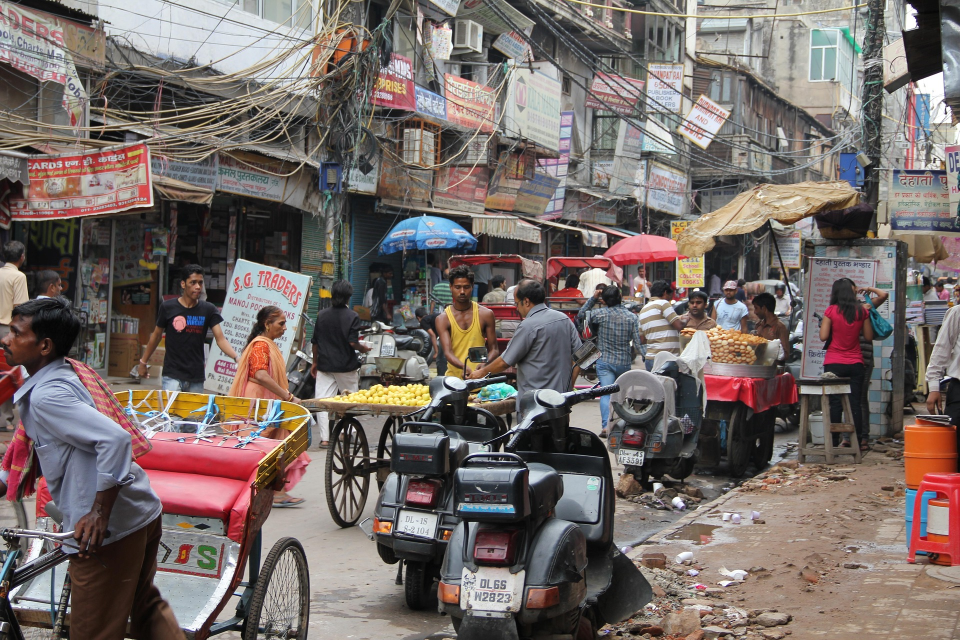
#> input picture examples/data/delhi.jpg, 1920 x 1280 px (shown at 1/2 size)
$ python opencv_numpy.py
#> lines starting #> are read from the running program, lines starting #| are printed output that depends on the picture; after the words box and inside, x2 and y2 are one past the last pixel; in counts of white or black regions, pixels touching at a corner belong together
import cv2
import time
import numpy as np

overlay = cv2.imread("../../examples/data/fireworks.png", cv2.IMREAD_UNCHANGED)

def opencv_rectangle_boxes(image, boxes, color=(0, 255, 0), thickness=2):
    for box in boxes:
        cv2.rectangle(image, (box[0], box[1]), (box[2], box[3]), color, thickness)
    return image

def numpy_rectangle_boxes(image, boxes, color=(0, 255, 0), thickness=2):
    for box in boxes:
        x1, y1, x2, y2 = box
        image[y1:y1+thickness, x1:x2] = color
        image[y2-thickness:y2, x1:x2] = color
        image[y1:y2, x1:x1+thickness] = color
        image[y1:y2, x2-thickness:x2] = color
    return image

def opencv_filled_boxes(image, boxes, color=(0, 255, 0)):
    for box in boxes:
        cv2.rectangle(image, (box[0], box[1]), (box[2], box[3]), color, -1)
    return image

def numpy_filled_boxes(image, boxes, color=(0, 255, 0)):
    for box in boxes:
        x1, y1, x2, y2 = box
        image[y1:y2, x1:x2] = color
    return image

# [82 lines left out: functions opencv_rounded_rectangle_boxes, numpy_rounded_rectangle_boxes, not called in this run]

def opencv_blend_transparent(image, overlay_path, positions):

    if overlay is None:
        return image

    for pos in positions:
        x, y = pos
        h, w = overlay.shape[:2]

        # Check bounds
        if x < 0 or y < 0 or x + w > image.shape[1] or y + h > image.shape[0]:
            continue

        # Extract alpha channel if exists
        if overlay.shape[2] == 4:
            alpha = overlay[:, :, 3] / 255.0
            overlay_rgb = overlay[:, :, :3]
        else:
            alpha = np.ones((h, w))
            overlay_rgb = overlay

        # Blend using OpenCV
        roi = image[y:y+h, x:x+w]
        for c in range(3):
            roi[:, :, c] = roi[:, :, c] * (1 - alpha) + overlay_rgb[:, :, c] * alpha

        image[y:y+h, x:x+w] = roi

    return image

def numpy_blend_transparent(image, overlay_path, positions):
    if overlay is None:
        return image

    for pos in positions:
        x, y = pos
        h, w = overlay.shape[:2]

        # Check bounds
        if x < 0 or y < 0 or x + w > image.shape[1] or y + h > image.shape[0]:
            continue

        # Extract alpha channel if exists
        if overlay.shape[2] == 4:
            alpha = overlay[:, :, 3:4].astype(np.float32) / 255.0
            overlay_rgb = overlay[:, :, :3].astype(np.float32)
        else:
            alpha = np.ones((h, w, 1), dtype=np.float32)
            overlay_rgb = overlay.astype(np.float32)

        # Pure numpy blending
        roi = image[y:y+h, x:x+w].astype(np.float32)
        blended = roi * (1 - alpha) + overlay_rgb * alpha
        image[y:y+h, x:x+w] = blended.astype(np.uint8)

    return image


image = cv2.imread("../../examples/data/delhi.jpg")
#> image is the input picture: shape (1280, 1920, 3); mean B, G, R 103.4, 106.8, 117.6
boxes = [(100, 100, 200, 200), (300, 300, 400, 400), (50, 250, 150, 350), (450, 50, 550, 150), (200, 450, 350, 550), (500, 200, 600, 300), (150, 150, 250, 250)]

# OpenCV benchmark
opencv_image = image.copy()
start = time.time()
for _ in range(1000):
    opencv_rectangle_boxes(opencv_image, boxes)
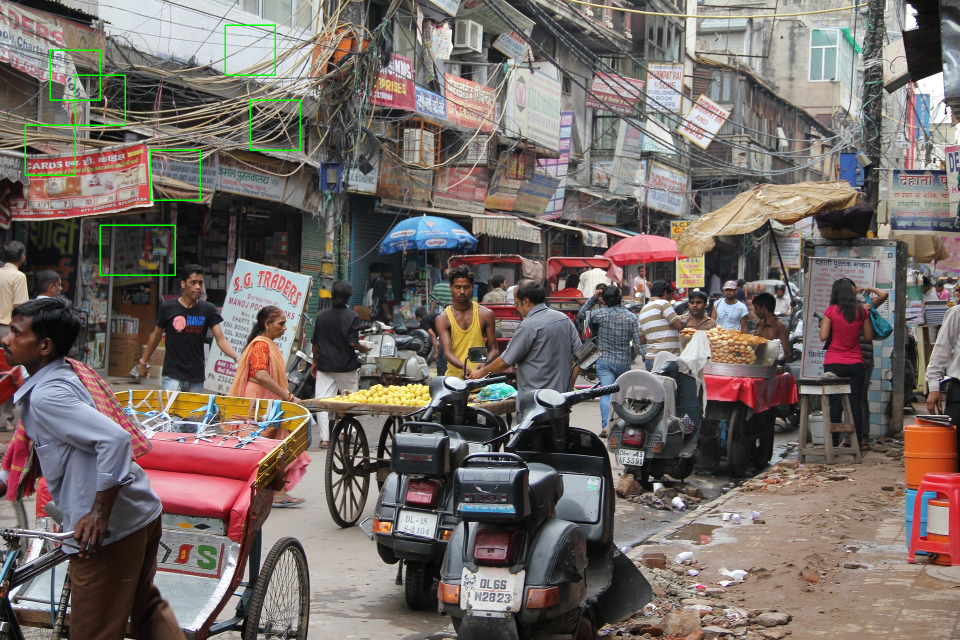
#> opencv_image: shape (1280, 1920, 3) (shown at 1/2 size); 0.35% of pixels changed, all inside (x1, y1, x2, y2) = (49, 49, 602, 552)
end = time.time()
opencv_time = end - start
opencv_fps = 1000 / opencv_time
print(f"OpenCV Draw Boxes: {opencv_time:.6f} seconds ({opencv_fps:.2f} FPS)")

# Save OpenCV result
cv2.imwrite("opencv_numpy_opencv_modified.png", opencv_image)

# Numpy benchmark
numpy_image = image.copy()
start = time.time()
for _ in range(1000):
    numpy_rectangle_boxes(numpy_image, boxes)
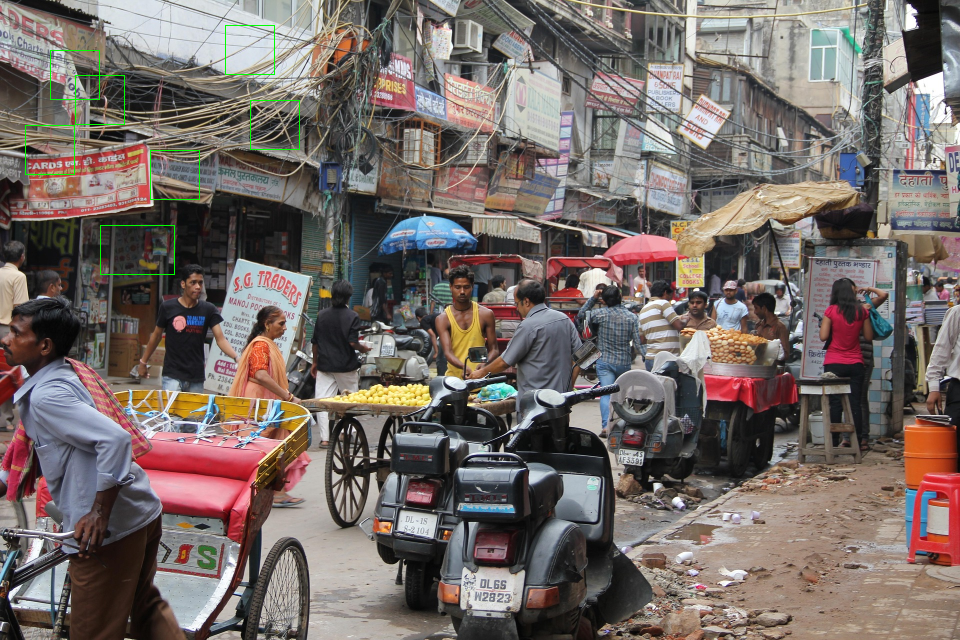
#> numpy_image: shape (1280, 1920, 3) (shown at 1/2 size); 0.23% of pixels changed, all inside (x1, y1, x2, y2) = (50, 50, 600, 550)
end = time.time()
numpy_time = end - start
numpy_fps = 1000 / numpy_time
print(f"Numpy Draw Boxes: {numpy_time:.6f} seconds ({numpy_fps:.2f} FPS)")

# Save Numpy result
cv2.imwrite("opencv_numpy_numpy_modified.png", numpy_image)


# OpenCV benchmark
opencv_image = image.copy()
start = time.time()
for _ in range(1000):
    opencv_filled_boxes(opencv_image, boxes)
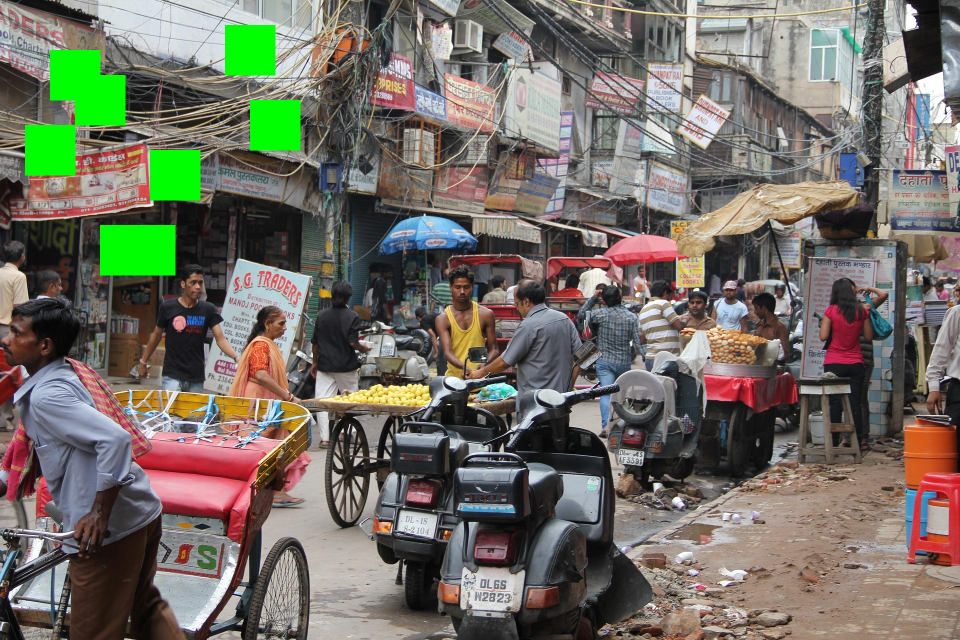
#> opencv_image: shape (1280, 1920, 3) (shown at 1/2 size); 3.01% of pixels changed, all inside (x1, y1, x2, y2) = (50, 50, 601, 551)
end = time.time()
opencv_time = end - start
opencv_fps = 1000 / opencv_time
print(f"OpenCV Filled Boxes: {opencv_time:.6f} seconds ({opencv_fps:.2f} FPS)")

# Save OpenCV result
cv2.imwrite("opencv_numpy_opencv_filled_modified.png", opencv_image)

# Numpy benchmark
numpy_image = image.copy()
start = time.time()
for _ in range(1000):
    numpy_filled_boxes(numpy_image, boxes)
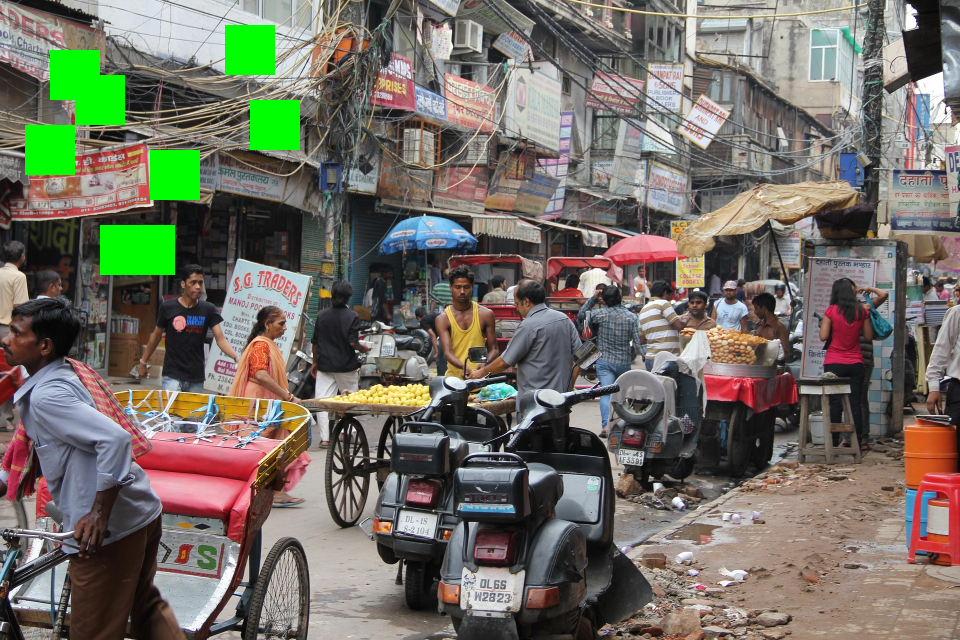
#> numpy_image: shape (1280, 1920, 3) (shown at 1/2 size); 2.95% of pixels changed, all inside (x1, y1, x2, y2) = (50, 50, 600, 550)
end = time.time()
numpy_time = end - start
numpy_fps = 1000 / numpy_time
print(f"Numpy Filled Draw Boxes: {numpy_time:.6f} seconds ({numpy_fps:.2f} FPS)")

# Save Numpy result
cv2.imwrite("opencv_numpy_numpy_filled_modified.png", numpy_image)


# [28 lines of commented-out code are left out]
blend_positions = [(50, 50), (300, 100), (150, 300), (400, 200), (200, 400),
                   (100, 150), (350, 350), (75, 400), (450, 100), (250, 50),
                   (175, 225), (425, 275), (25, 200), (375, 425), (225, 325)]

# OpenCV blend benchmark
opencv_image = image.copy()
start = time.time()
for _ in range(100):
    opencv_blend_transparent(opencv_image, "../../examples/data/fireworks.png", blend_positions)
end = time.time()
opencv_time = end - start
opencv_fps = 1000 / opencv_time
print(f"OpenCV Blend Transparent: {opencv_time:.6f} seconds ({opencv_fps:.2f} FPS)")

# Save OpenCV blend result
cv2.imwrite("opencv_numpy_opencv_blend_modified.png", opencv_image)

# Numpy blend benchmark
numpy_image = image.copy()
start = time.time()
for _ in range(100):
    numpy_blend_transparent(numpy_image, "../../examples/data/fireworks.png", blend_positions)
end = time.time()
numpy_time = end - start
numpy_fps = 1000 / numpy_time
print(f"Numpy Blend Transparent: {numpy_time:.6f} seconds ({numpy_fps:.2f} FPS)")

# Save Numpy blend result
cv2.imwrite("opencv_numpy_numpy_blend_modified.png", numpy_image)

$ run again, with tests/colors/palette_images/default_palette.png saved as examples/data/delhi.jpg
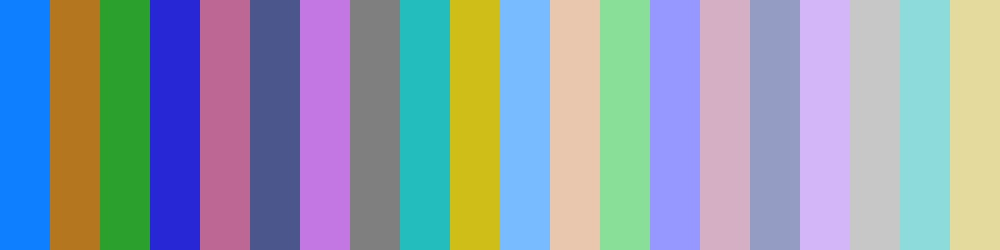
#> input picture tests/colors/palette_images/default_palette.png, 1000 x 250 px
#> image is the input picture: shape (250, 1000, 3); mean B, G, R 172.4, 158.4, 144.2
#> after the loop `for _ in range(1000):`:
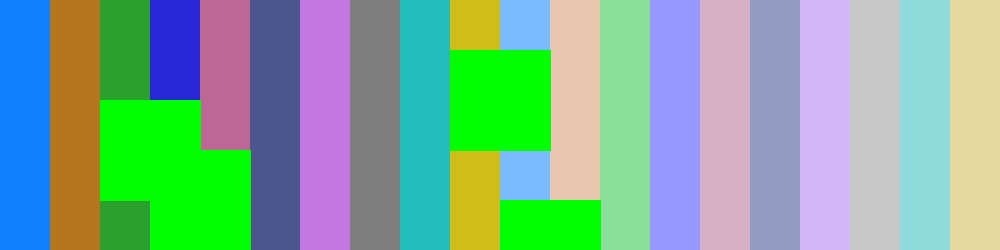
#> opencv_image: shape (250, 1000, 3); 13.18% of pixels changed, all inside (x1, y1, x2, y2) = (100, 50, 601, 250)
#> after the loop `for _ in range(1000):`:
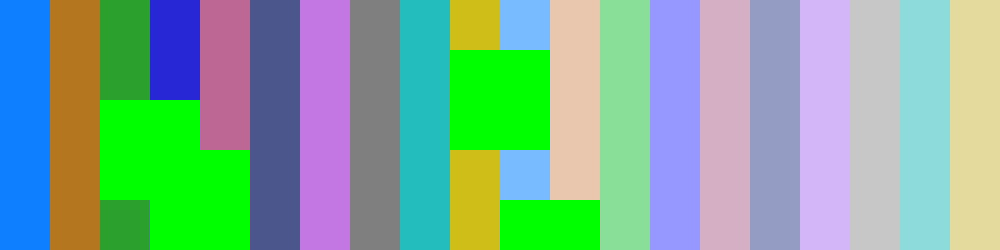
#> numpy_image: shape (250, 1000, 3); 13% of pixels changed, all inside (x1, y1, x2, y2) = (100, 50, 600, 250)
